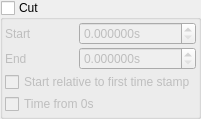
               <widget class="QGroupBox" name="cut_group">
                <property name="title">
                 <string>Cut</string>
                </property>
                <property name="checkable">
                 <bool>true</bool>
                </property>
                <property name="checked">
                 <bool>false</bool>
                </property>
                <layout class="QGridLayout" name="gridLayout_23">
                 <property name="leftMargin">
                  <number>2</number>
                 </property>
                 <property name="topMargin">
                  <number>2</number>
                 </property>
                 <property name="rightMargin">
                  <number>2</number>
                 </property>
                 <property name="bottomMargin">
                  <number>2</number>
                 </property>
                 <property name="spacing">
                  <number>2</number>
                 </property>
                 <item row="0" column="0">
                  <widget class="QLabel" name="label_62">
                   <property name="text">
                    <string>Start</string>
                   </property>
                  </widget>
                 </item>
                 <item row="1" column="1">
                  <widget class="QDoubleSpinBox" name="cut_stop">
                   <property name="suffix">
                    <string>s</string>
                   </property>
                   <property name="decimals">
                    <number>6</number>
                   </property>
                   <property name="maximum">
                    <double>999999.999998999992386</double>
                   </property>
                  </widget>
                 </item>
                 <item row="1" column="0">
                  <widget class="QLabel" name="label_63">
                   <property name="text">
                    <string>End</string>
                   </property>
                  </widget>
                 </item>
                 <item row="0" column="1">
                  <widget class="QDoubleSpinBox" name="cut_start">
                   <property name="suffix">
                    <string>s</string>
                   </property>
                   <property name="decimals">
                    <number>6</number>
                   </property>
                   <property name="maximum">
                    <double>999999.999998999992386</double>
                   </property>
                  </widget>
                 </item>
                 <item row="3" column="0" colspan="2">
                  <widget class="QCheckBox" name="whence">
                   <property name="text">
                    <string>Start relative to first time stamp</string>
                   </property>
                  </widget>
                 </item>
                 <item row="4" column="0" colspan="2">
                  <widget class="QCheckBox" name="cut_time_from_zero">
                   <property name="text">
                    <string>Time from 0s</string>
                   </property>
                  </widget>
                 </item>
                </layout>
               </widget>
